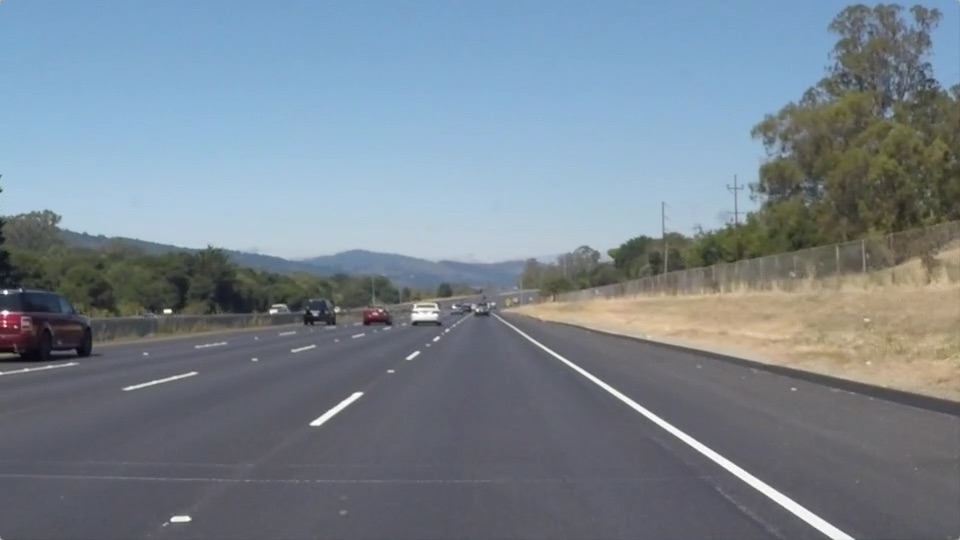
#> input picture Real Lane detection/test_images/solidWhiteRight.jpg, 960 x 540 px
$ python lanes.py
#> lines starting #> are read from the running program, lines starting #| are printed output that depends on the picture; after the words box and inside, x2 and y2 are one past the last pixel; in counts of white or black regions, pixels touching at a corner belong together
#importing some useful packages
import matplotlib.pyplot as plt
import matplotlib.image as mpimg
import numpy as np
import cv2
# %matplotlib inline

#reading in an image
image = mpimg.imread('test_images/solidWhiteRight.jpg')
#> image is the input picture: shape (540, 960, 3); mean R, G, B 120.3, 132.6, 143.7
#printing out some stats and plotting
print('This image is:', type(image), 'with dimesions:', image.shape)
#| This image is: <class 'numpy.ndarray'> with dimesions: (540, 960, 3)
plt.imshow(image)  #call as plt.imshow(gray, cmap='gray') to show a grayscaled image

import math

def perp( a ) :
    b = np.empty_like(a)
    b[0] = -a[1]
    b[1] = a[0]
    return b

# line segment a given by endpoints a1, a2
# line segment b given by endpoints b1, b2
# return
def seg_intersect(a1,a2, b1,b2):
    da = a2-a1
    db = b2-b1
    dp = a1-b1
    dap = perp(da)
    denom = np.dot( dap, db)
    num = np.dot( dap, dp )
    return (num / denom.astype(float))*db + b1

def movingAverage(avg, new_sample, N=20):
    if (avg == 0):
        return new_sample
    avg -= avg / N;
    avg += new_sample / N;
    return avg;

# [6 lines left out: function grayscale, not called in this run]

def canny(img, low_threshold, high_threshold):
    """Applies the Canny transform"""
    return cv2.Canny(img, low_threshold, high_threshold)

def gaussian_blur(img, kernel_size):
    """Applies a Gaussian Noise kernel"""
    return cv2.GaussianBlur(img, (kernel_size, kernel_size), 0)

def region_of_interest(img, vertices):
    """
    Applies an image mask.

    Only keeps the region of the image defined by the polygon
    formed from `vertices`. The rest of the image is set to black.
    """
    #defining a blank mask to start with
    mask = np.zeros_like(img)

    #defining a 3 channel or 1 channel color to fill the mask with depending on the input image
    if len(img.shape) > 2:
        channel_count = img.shape[2]  # i.e. 3 or 4 depending on your image
        ignore_mask_color = (255,) * channel_count
    else:
        ignore_mask_color = 255

    #filling pixels inside the polygon defined by "vertices" with the fill color
    cv2.fillPoly(mask, vertices, ignore_mask_color)

    #returning the image only where mask pixels are nonzero
    masked_image = cv2.bitwise_and(img, mask)
    return masked_image

def draw_lines(img, lines, color=[255, 0, 0], thickness=2):
    """
    NOTE: this is the function you might want to use as a starting point once you want to
    average/extrapolate the line segments you detect to map out the full
    extent of the lane (going from the result shown in raw-lines-example.mp4
    to that shown in P1_example.mp4).

    Think about things like separating line segments by their
    slope ((y2-y1)/(x2-x1)) to decide which segments are part of the left
    line vs. the right line.  Then, you can average the position of each of
    the lines and extrapolate to the top and bottom of the lane.

    This function draws `lines` with `color` and `thickness`.
    Lines are drawn on the image inplace (mutates the image).
    If you want to make the lines semi-transparent, think about combining
    this function with the weighted_img() function below
    """
    # state variables to keep track of most dominant segment
    largestLeftLineSize = 0
    largestRightLineSize = 0
    largestLeftLine = (0,0,0,0)
    largestRightLine = (0,0,0,0)

    global avgLeft
    global avgRight
    if lines is None:
        avgx1, avgy1, avgx2, avgy2 = avgLeft
        cv2.line(img, (int(avgx1), int(avgy1)), (int(avgx2), int(avgy2)), [255,255,255], 12) #draw left line
        avgx1, avgy1, avgx2, avgy2 = avgRight
        cv2.line(img, (int(avgx1), int(avgy1)), (int(avgx2), int(avgy2)), [255,255,255], 12) #draw right line
        return

    for line in lines:
        for x1,y1,x2,y2 in line:
            size = math.hypot(x2 - x1, y2 - y1)
            slope = ((y2-y1)/(x2-x1))
            # Filter slope based on incline and
            # find the most dominent segment based on length
            if (slope > 0.5): #right
                if (size > largestRightLineSize):
                    largestRightLine = (x1, y1, x2, y2)
                cv2.line(img, (x1, y1), (x2, y2), color, thickness)
            elif (slope < -0.5): #left
                if (size > largestLeftLineSize):
                    largestLeftLine = (x1, y1, x2, y2)
                cv2.line(img, (x1, y1), (x2, y2), color, thickness)

    # Define an imaginary horizontal line in the center of the screen
    # and at the bottom of the image, to extrapolate determined segment
    imgHeight, imgWidth = (img.shape[0], img.shape[1])
    upLinePoint1 = np.array( [0, int(imgHeight - (imgHeight/3))] )
    upLinePoint2 = np.array( [int(imgWidth), int(imgHeight - (imgHeight/3))] )
    downLinePoint1 = np.array( [0, int(imgHeight)] )
    downLinePoint2 = np.array( [int(imgWidth), int(imgHeight)] )

    # Find the intersection of dominant lane with an imaginary horizontal line
    # in the middle of the image and at the bottom of the image.
    p3 = np.array( [largestLeftLine[0], largestLeftLine[1]] )
    p4 = np.array( [largestLeftLine[2], largestLeftLine[3]] )
    upLeftPoint = seg_intersect(upLinePoint1,upLinePoint2, p3,p4)
    downLeftPoint = seg_intersect(downLinePoint1,downLinePoint2, p3,p4)
    if (math.isnan(upLeftPoint[0]) or math.isnan(downLeftPoint[0])):
        avgx1, avgy1, avgx2, avgy2 = avgLeft
        cv2.line(img, (int(avgx1), int(avgy1)), (int(avgx2), int(avgy2)), [255,255,255], 12) #draw left line
        avgx1, avgy1, avgx2, avgy2 = avgRight
        cv2.line(img, (int(avgx1), int(avgy1)), (int(avgx2), int(avgy2)), [255,255,255], 12) #draw right line
        return
    cv2.line(img, (int(upLeftPoint[0]), int(upLeftPoint[1])), (int(downLeftPoint[0]), int(downLeftPoint[1])), [0, 0, 255], 8) #draw left line

    # Calculate the average position of detected left lane over multiple video frames and draw
    avgx1, avgy1, avgx2, avgy2 = avgLeft
    avgLeft = (movingAverage(avgx1, upLeftPoint[0]), movingAverage(avgy1, upLeftPoint[1]), movingAverage(avgx2, downLeftPoint[0]), movingAverage(avgy2, downLeftPoint[1]))
    avgx1, avgy1, avgx2, avgy2 = avgLeft
    cv2.line(img, (int(avgx1), int(avgy1)), (int(avgx2), int(avgy2)), [255,255,255], 12) #draw left line

    # Find the intersection of dominant lane with an imaginary horizontal line
    # in the middle of the image and at the bottom of the image.
    p5 = np.array( [largestRightLine[0], largestRightLine[1]] )
    p6 = np.array( [largestRightLine[2], largestRightLine[3]] )
    upRightPoint = seg_intersect(upLinePoint1,upLinePoint2, p5,p6)
    downRightPoint = seg_intersect(downLinePoint1,downLinePoint2, p5,p6)
    if (math.isnan(upRightPoint[0]) or math.isnan(downRightPoint[0])):
        avgx1, avgy1, avgx2, avgy2 = avgLeft
        cv2.line(img, (int(avgx1), int(avgy1)), (int(avgx2), int(avgy2)), [255,255,255], 12) #draw left line
        avgx1, avgy1, avgx2, avgy2 = avgRight
        cv2.line(img, (int(avgx1), int(avgy1)), (int(avgx2), int(avgy2)), [255,255,255], 12) #draw right line
        return
    cv2.line(img, (int(upRightPoint[0]), int(upRightPoint[1])), (int(downRightPoint[0]), int(downRightPoint[1])), [0, 0, 255], 8) #draw left line

    # Calculate the average position of detected right lane over multiple video frames and draw
    avgx1, avgy1, avgx2, avgy2 = avgRight
    avgRight = (movingAverage(avgx1, upRightPoint[0]), movingAverage(avgy1, upRightPoint[1]), movingAverage(avgx2, downRightPoint[0]), movingAverage(avgy2, downRightPoint[1]))
    avgx1, avgy1, avgx2, avgy2 = avgRight
    cv2.line(img, (int(avgx1), int(avgy1)), (int(avgx2), int(avgy2)), [255,255,255], 12) #draw left line


def hough_lines(img, rho, theta, threshold, min_line_len, max_line_gap):
    """
    `img` should be the output of a Canny transform.

    Returns an image with hough lines drawn.
    """
    lines = cv2.HoughLinesP(img, rho, theta, threshold, np.array([]), minLineLength=min_line_len, maxLineGap=max_line_gap)
    line_img = np.zeros((*img.shape, 3), dtype=np.uint8)
    draw_lines(line_img, lines)
    return line_img

# Python 3 has support for cool math symbols.

def weighted_img(img, initial_img, α=0.8, β=1., λ=0.):
    """
    `img` is the output of the hough_lines(), An image with lines drawn on it.
    Should be a blank image (all black) with lines drawn on it.

    `initial_img` should be the image before any processing.

    The result image is computed as follows:

    initial_img * α + img * β + λ
    NOTE: initial_img and img must be the same shape!
    """
    return cv2.addWeighted(initial_img, α, img, β, λ)

import os
os.listdir("test_images/")

# Import everything needed to edit/save/watch video clips
from moviepy.editor import VideoFileClip
from IPython.display import HTML

# NOTE: The output you return should be a color image (3 channel) for processing video below
def process_image(image):

    # grayscale conversion before processing causes more harm than good
    # because sometimes the lane and road have same amount of luminance
    # grayscaleImage = grayscale(image)

    # Blur to avoid edges from noise
    blurredImage = gaussian_blur(image, 11)

    # Detect edges using canny
    # high to low threshold factor of 3
    # it is necessary to keep a linient threshold at the lower end
    # to continue to detect faded lane markings
    edgesImage = canny(blurredImage, 40, 50)

    # mark out the trapezium region of interest
    # dont' be too agressive as the car may drift laterally
    # while driving, hence ample space is still left on both sides.
    height = image.shape[0]
    width = image.shape[1]
    vertices = np.array( [[
                [3*width/4, 3*height/5],
                [width/4, 3*height/5],
                [40, height],
                [width - 40, height]
            ]], dtype=np.int32 )

    # mask the canny output with trapezium region of interest
    regionInterestImage = region_of_interest(edgesImage, vertices)

    # parameters tuned using this method:
    # threshold 30 by modifying it and seeing where slightly curved
    # lane markings are barely detected
    # min line length 20 by modifying and seeing where broken short
    # lane markings are barely detected
    # max line gap as 100 to allow plenty of room for the algo to
    # connect spaced out lane markings
    lineMarkedImage = hough_lines(regionInterestImage, 1, np.pi/180, 40, 30, 200)

    # Test detected edges by uncommenting this
    # return cv2.cvtColor(regionInterestImage, cv2.COLOR_GRAY2RGB)

    # draw output on top of original
    return weighted_img(lineMarkedImage, image)


# debug on images
inDirectory = "test_images"
outDirectory = inDirectory + "_out"
if not os.path.exists(outDirectory):
    os.makedirs(outDirectory)
imageNames = os.listdir(inDirectory + "/")
for imageName in imageNames:
    avgLeft = (0, 0, 0, 0)
    avgRight = (0, 0, 0, 0)
    image = mpimg.imread(inDirectory + "/" + imageName)
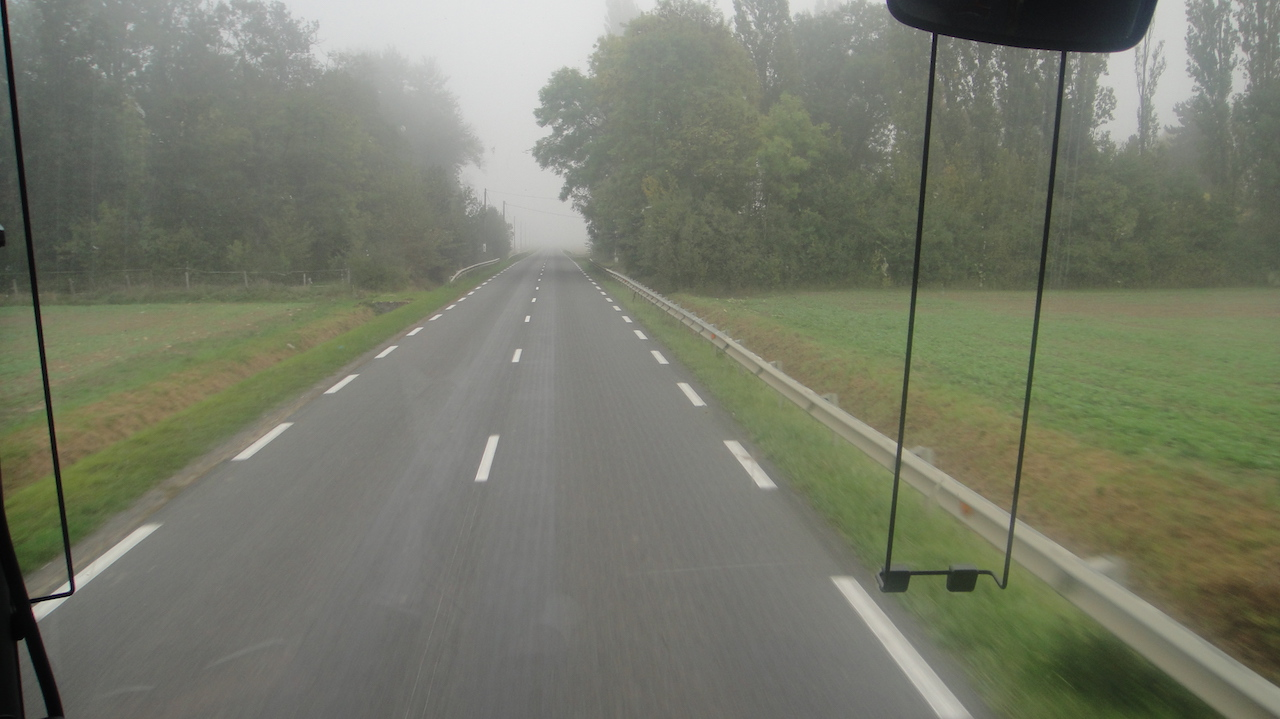
#> input picture Real Lane detection/test_images/DSC02668.JPG, 1280 x 719 px
#> image is the input picture: shape (719, 1280, 3); mean R, G, B 117.9, 121, 105.5
    out = process_image(image)
#> in canny, `return cv2.Canny(img, low_threshold, high_threshold)`:
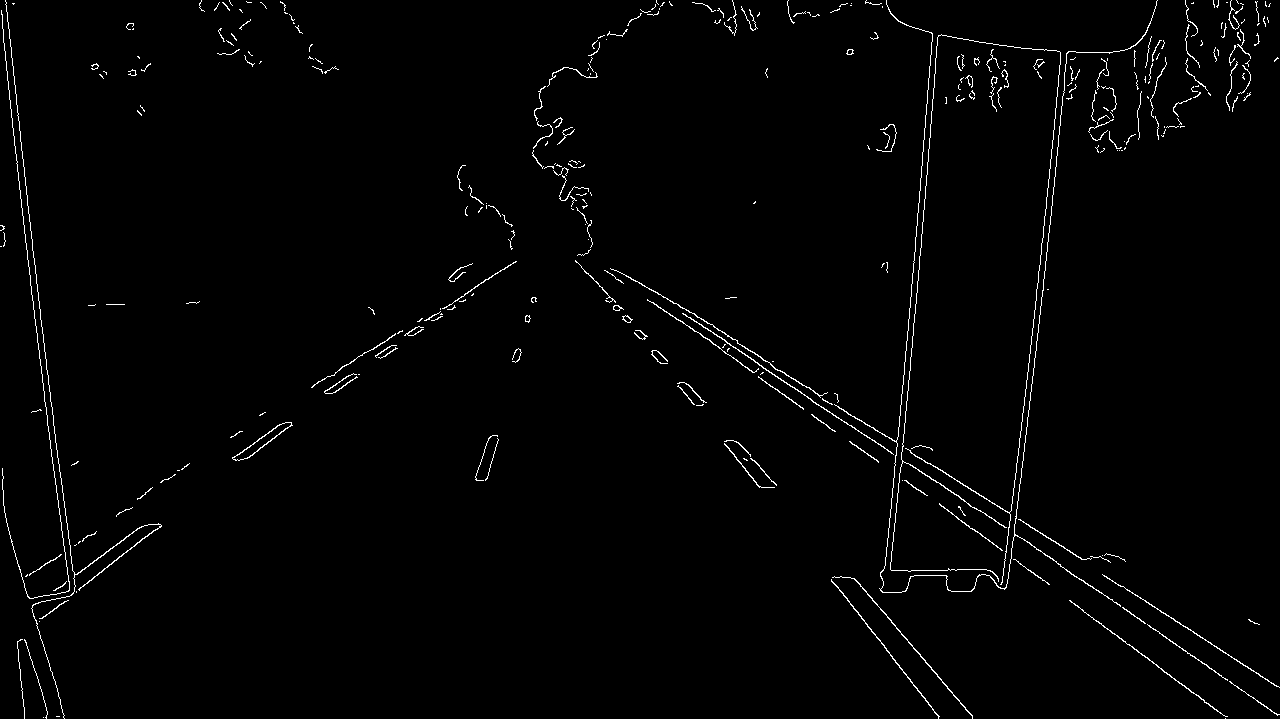
#> returned value: shape (719, 1280); 1.5% white in thin lines or dots
#> in region_of_interest, `cv2.fillPoly(mask, vertices, ignore_mask_color)`:
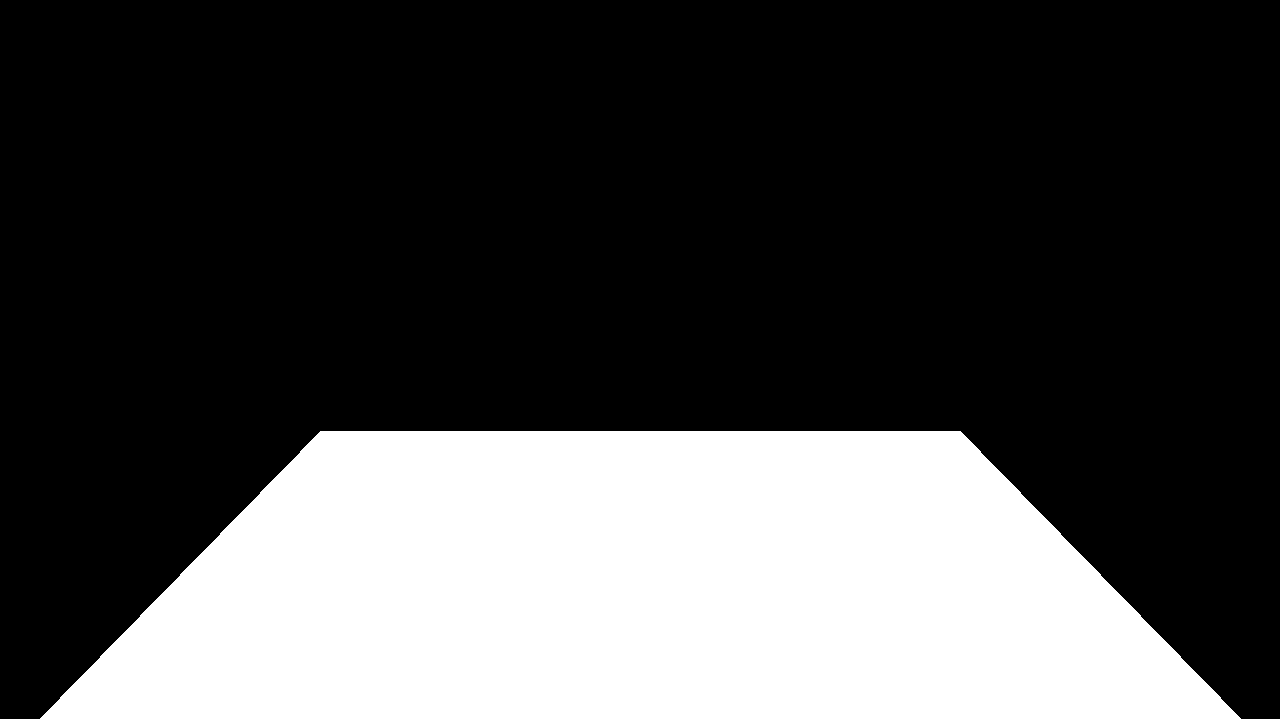
#> mask: shape (719, 1280); 28.8% white; 1 white region, box (x1, y1, x2, y2) and area: (40, 431, 1241, 719) 265248
#> in region_of_interest, `masked_image = cv2.bitwise_and(img, mask)`:
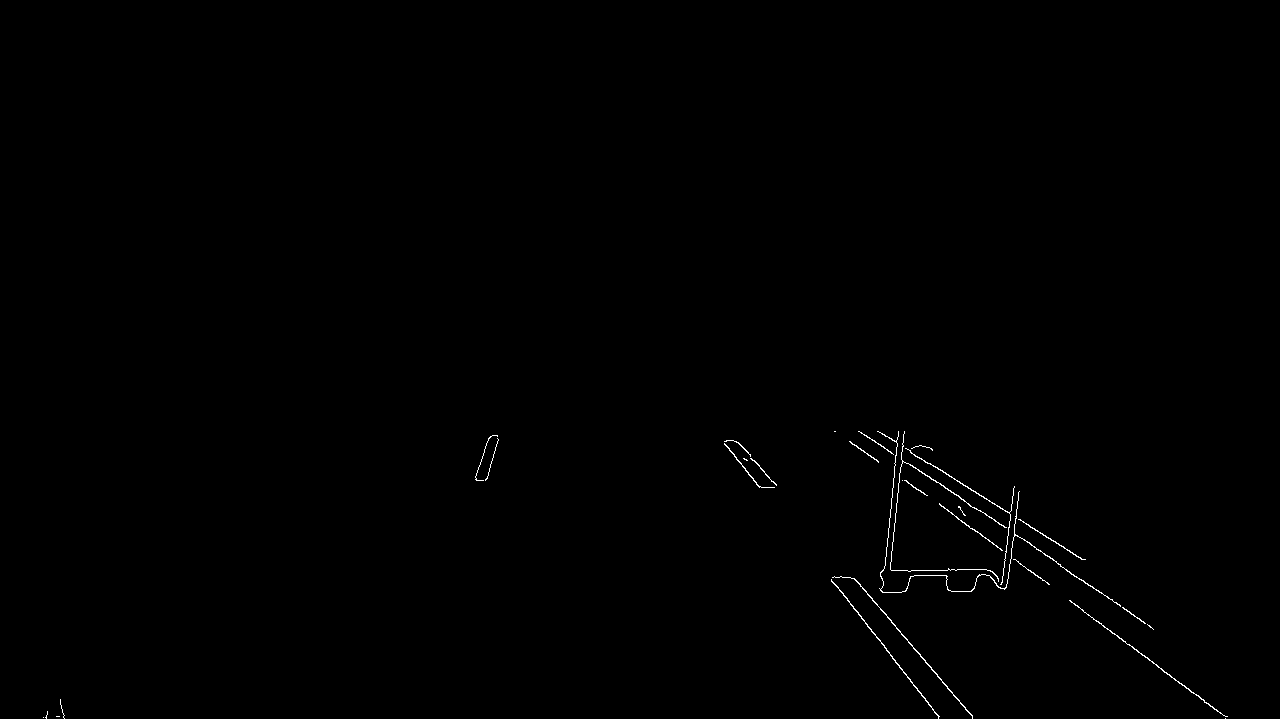
#> masked_image: shape (719, 1280); 0.31% white in thin lines or dots, all inside (x1, y1, x2, y2) = (43, 431, 1228, 719)
#> in hough_lines, `lines = cv2.HoughLinesP(img, rho, theta, threshold, np.array([]), minL..`: lines = 19 rows, first 6: [726, 445, 938, 716], [877, 431, 1083, 559], [894, 468, 1217, 711], [874, 440, 1151, 627], [733, 440, 972, 715], [885, 613, 904, 431]
#> the loop in draw_lines, `for line in lines:` made 19 passes
#> in weighted_img, `return cv2.addWeighted(initial_img, α, img, β, λ)`:
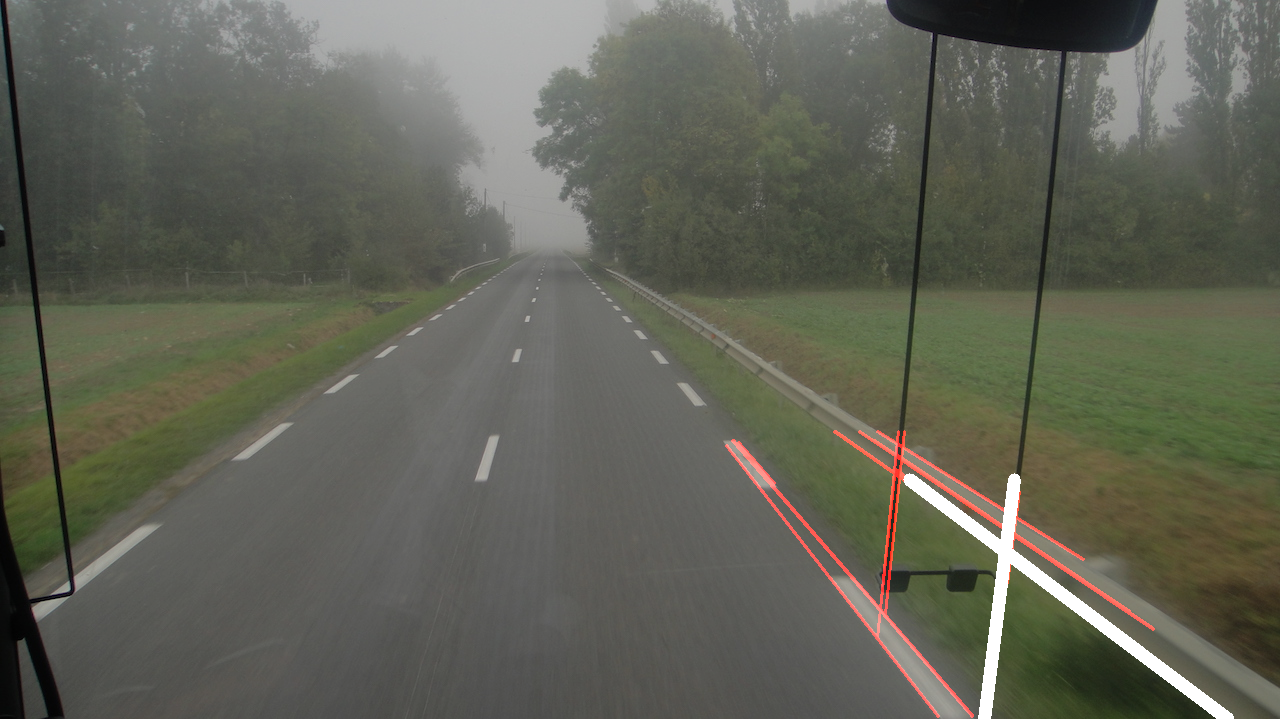
#> returned value: shape (719, 1280, 3); mean of channels 0, 1, 2 96.9, 98.3, 86.1; drawn as R, G, B
    mpimg.imsave(outDirectory + "/" + imageName, out)
    print("Processed " + outDirectory + "/" + imageName)
print("Processing complete.")

# reset global state of average values
avgLeft = (0, 0, 0, 0)
#> avgLeft = (0, 0, 0, 0)
avgRight = (0, 0, 0, 0)

white_output = 'other_out.mp4'
#> (the run stopped early here; a loop or call above may not have finished)
